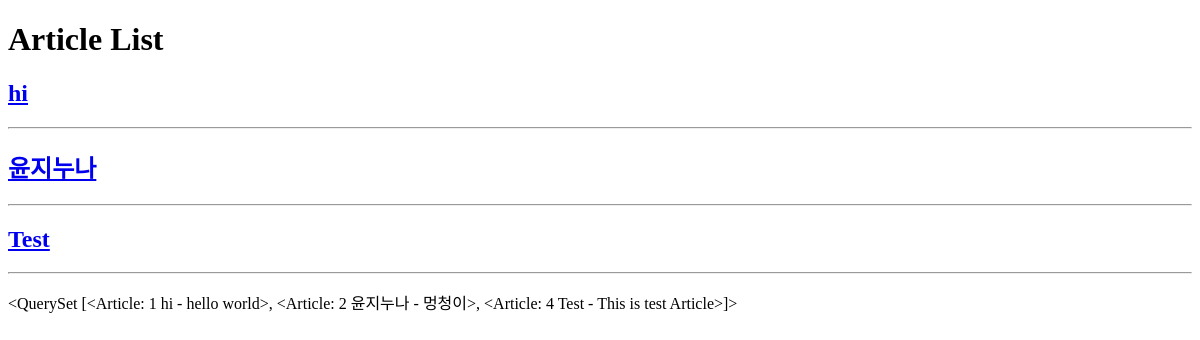
Page /board/ on the earlier database version.
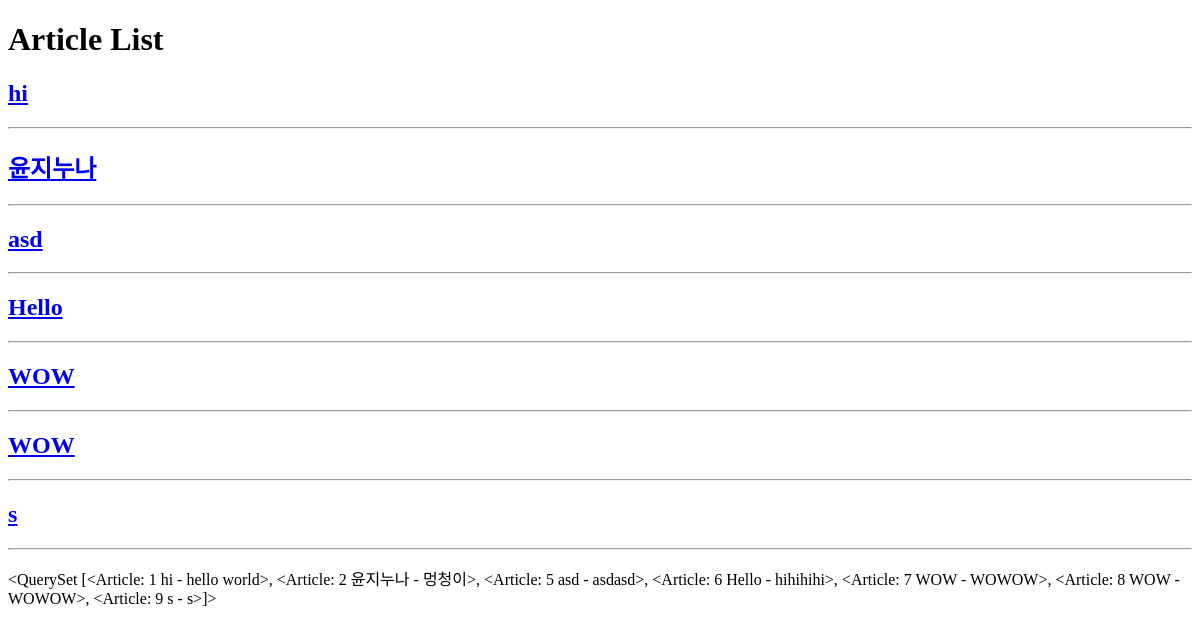
Same page on the later database version.
### board/models.py (models this page shows)
class Article(models.Model):
    title = models.CharField(max_length=200)
    content = models.TextField()
    def __str__(self):
        return f'{self.id} {self.title} - {self.content}'

### board/views.py (the view)
# urls.py: path('', views.article_list),   # /board/
def article_list(request):  # 전체 article 조회하기.
    articles = Article.objects.all()   # []
    return render(request, 'board/article_list.html', {
        'articles': articles
    })

### board/templates/board/article_list.html
{% extends 'board/base.html' %}
{% block body %}
<h1>Article List</h1>
    {% for article in articles %}
        <h2>
            <a href="/board/{{ article.id }}">{{ article.title }}</a>
        </h2>
<hr>
    {% endfor %}
<p>{{ articles }}</p>
{% endblock %}

### board/templates/board/base.html (shortened to what this page needs)
<!DOCTYPE html>
<html lang="en">
<head>
</head>
<body>
{% block body %}
{% endblock %}
</body>
</html>

Differences in the rows shown:
removed Article: title "Test"
computed for Article "hi": id+title+content "<QuerySet [<Article: 1 hi - hello world>, <Article: 2 윤지누나 - 멍청이>, <Article: 4 Test - This is test Article>]>" → "…윤지누나 - 멍청이>, <Article: 5 asd - asdasd>, <Article: 6 Hello - hihihihi>, <Article: 7 WOW - WOWOW>, <Article: 8 WOW - WOWOW>, <Article: 9 s - s>]>"
added Article: title "asd"
added Article: title "Hello"
added Article: title "WOW"
added Article: title "WOW"
added Article: title "s"
